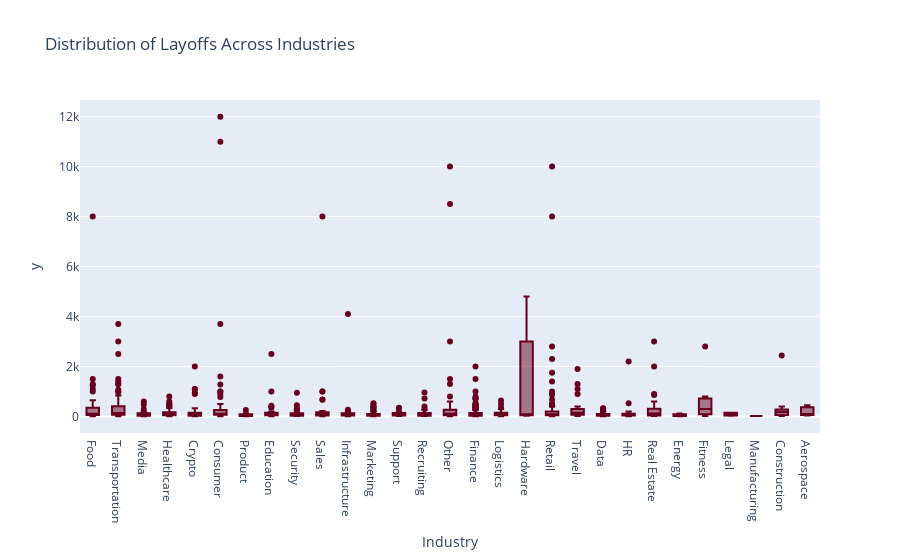

The notebook cell saved with this chart:
### Code cell
# Box plot for distribution of layoffs across industries
fig10 = px.box(df, 
               x='Industry', 
               y='y',
               title='Distribution of Layoffs Across Industries',
               labels={'Industry': 'Industry', 'Laid_Off_Count': 'Number of Layoffs'},
               color_discrete_sequence=px.colors.sequential.RdBu)

fig10.show()

### Figure 1 — Plotly figure (JSON) as saved in the notebook; plotly's stock layout.template omitted (floating-point values rounded to 4 significant figures; data arrays with more than 128 entries replaced by an {"elided": "..."} marker saying what was removed)
{"data": [{"alignmentgroup": "True", "hovertemplate": "Industry=%{x}<br>y=%{y}<extra></extra>", "legendgroup": "", "marker": {"color": "rgb(103,0,31)"}, "name": "", "notched": false, "offsetgroup": "", "orientation": "v", "showlegend": false, "type": "box", "x": {"elided": "1242 str values"}, "x0": " ", "xaxis": "x", "y": {"elided": "1242 int values"}, "y0": " ", "yaxis": "y"}], "layout": {"boxmode": "group", "legend": {"tracegroupgap": 0}, "title": {"text": "Distribution of Layoffs Across Industries"}, "xaxis": {"anchor": "y", "domain": [0, 1], "title": {"text": "Industry"}}, "yaxis": {"anchor": "x", "domain": [0, 1], "title": {"text": "y"}}}}
